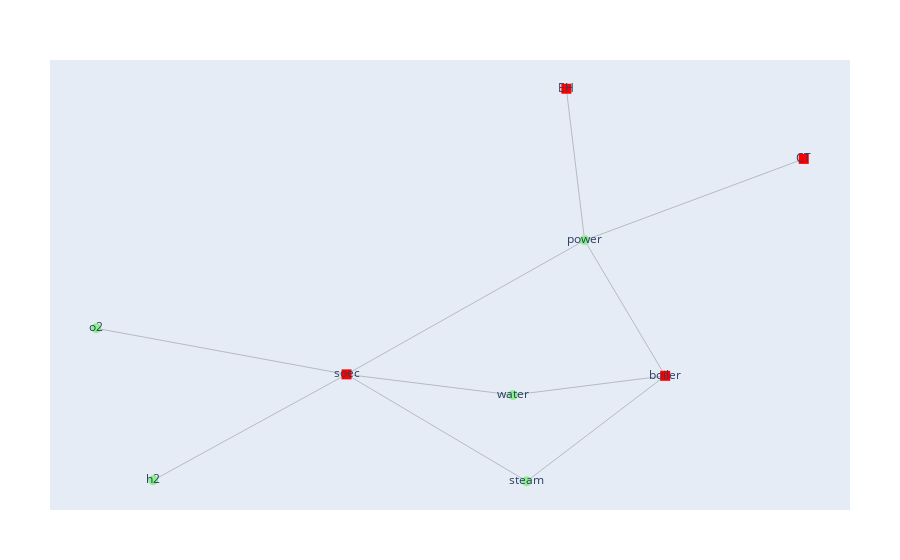

Notebook code cell kept with this figure:
### Markdown cell above
Joining inputs, outputs and processes:

### Code cell
problem = Problem(inputs,[soec,boiler,eh,ct],outputs)
vivi_graph(problem) # Ploting a graph view of the Techs (red) and Resources (green)

### Figure 1 — Plotly figure (JSON) as saved in the notebook; plotly's stock layout.template omitted (floating-point values rounded to 4 significant figures)
{"data": [{"line": {"color": "#888", "width": 0.5}, "mode": "lines", "type": "scatter", "x": [-0.2924, -1, null, -0.2924, 0.178, null, -0.2924, -0.8391, null, 0.6083, 0.2169, null, 0.178, 0.6083, null, 0.3806, -0.2924, null, 0.3806, 0.6083, null, 0.3806, 0.329, null, 0.3806, 1, null, 0.2169, -0.2924, null], "y": [-0.4554, -0.2207, null, -0.4554, -0.5605, null, -0.4554, -0.9951, null, -0.4628, -1, null, -0.5605, -0.4628, null, 0.2277, -0.4554, null, 0.2277, -0.4628, null, 0.2277, 1, null, 0.2277, 0.6425, null, -1, -0.4554, null]}, {"marker": {"color": "red", "size": 10, "symbol": "square"}, "mode": "markers+text", "name": "Process", "text": ["soec", "boiler", "EH", "CT"], "type": "scatter", "x": [-0.2924, 0.6083, 0.329, 1], "y": [-0.4554, -0.4628, 1, 0.6425]}, {"marker": {"color": "yellow", "size": 10, "symbol": "diamond"}, "mode": "markers+text", "name": "Storage", "text": [], "type": "scatter", "x": [], "y": []}, {"marker": {"color": "#90EE90", "size": 10, "symbol": "circle"}, "mode": "markers+text", "name": "Resource", "text": ["o2", "water", "h2", "power", "steam"], "type": "scatter", "x": [-1, 0.178, -0.8391, 0.3806, 0.2169], "y": [-0.2207, -0.5605, -0.9951, 0.2277, -1]}], "layout": {"hovermode": "closest", "margin": {"b": 50, "l": 50, "r": 50, "t": 60}, "showarrow": false, "showlegend": false, "titlefont": {"size": 16}, "xaxis": {"showgrid": false, "showticklabels": false, "zeroline": false}, "yaxis": {"showgrid": false, "showticklabels": false, "zeroline": false}}}
